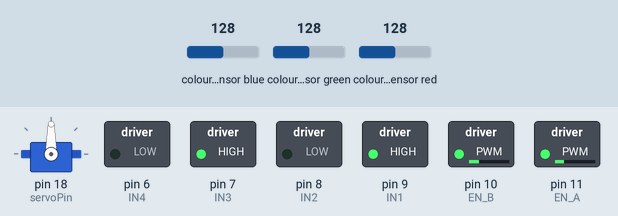
A sketch run on a simulated Arduino Uno, built with avr-gcc and run on an emulated ATmega328P. On the bench: servo, switched loads named in the sketch (green lamp = pin HIGH). Wiring (inferred from the names in the program): TCS3200 colour sensor: output pin 5; S2 pin 3; S3 pin 4; S1 pin 2. The test bench sets the inputs (shaded band); at power-on: colour sensor red 128, colour sensor blue 128, colour sensor green 128. Pins used as bus, display or sensor lines are not drawn; what the sketch prints to the serial monitor is not drawn.

Above: at 1.2 s.
1.3 s: colour sensor red set to 0
3.7 s: colour sensor red set to 5
At 5.4 s:
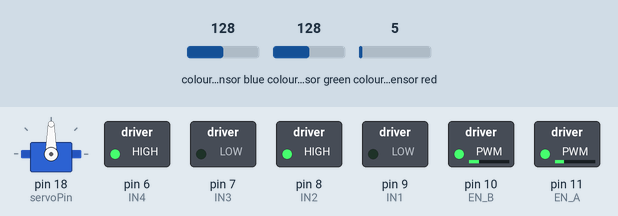
At 6.5 s:
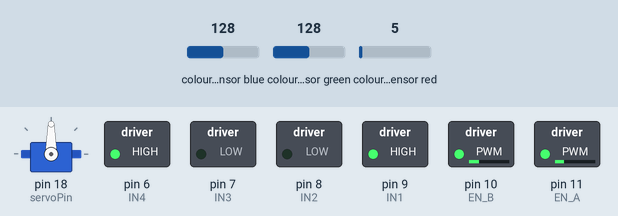
Timing chart, 0 to 9.0 s (numbered marks = the images above; inputs shaded):
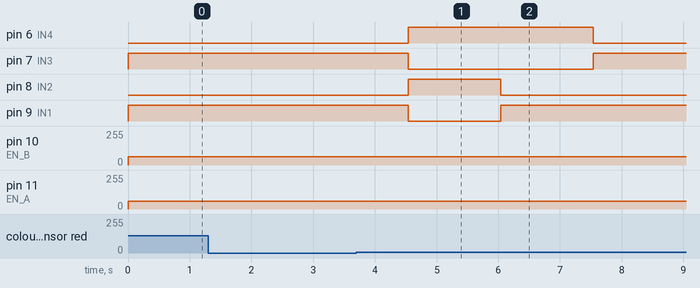

Measured:
- after the input at 1.3 s, every drawn part: stays the same
- after the input at 3.7 s, pin 6 (IN4): LOW → HIGH after 0.84 s, → LOW 3.0 s later; pin 7 (IN3): HIGH → LOW after 0.84 s, → HIGH 3.0 s later; pin 8 (IN2): LOW → HIGH after 0.84 s, → LOW 1.5 s later; pin 9 (IN1): HIGH → LOW after 0.84 s, → HIGH 1.5 s later

The sketch:

sketch_feb2a.ino
```cpp
#include <Servo.h>
#include <vector>

Servo myServo;

/*

DRIVE CONSTANTS

*/
const int EN_A = 11; // Enable pin for first motor
const int IN1 = 9;   // Control pin for first motor
const int IN2 = 8;   // Control pin for first motor
const int IN3 = 7;   // Control pin for second motor
const int IN4 = 6;   // Control pin for second motor
const int EN_B = 10; // Enable pin for second motor
const float MOTOR_POWER = 0.25;
const int ninety_time = 1500;
const float adj_const = 0.92;
const float speed_per_second = 40.72;

/*

ULTRASONIC CONSTANTS

*/
const int trigPin = 13;
const int echoPin = 12;
const float soundSpeed = 0.034;  // Speed of sound in cm/Âµs

/*

COLOR CONSTANTS

*/
const int s0 = 1;
const int s1 = 2;
const int s2 = 3;
const int s3 = 4;
const int outPin = 5;
const int oe = 0;

// Calibration Values
const int ref_black[] = {30, 17, 6};
const int ref_blue[] = {220, 255, 255};
const int ref_green[] = {225, 255, 240};
const int ref_red[] = {247, 244, 238};

int redPW = 0;
int greenPW = 0;
int bluePW = 0;

int redValue;
int greenValue;
int blueValue;

float avgRed = 0, avgGreen = 0, avgBlue = 0;
const float alpha = 0.33;  // Smoothing factor (adjustable for responsiveness)

/*

CLAW CONSTANTS

*/
const int servoPin = 18;
const int OPEN_POS = 60;
const int CLOSE_POS = 0;
const int STEP_DELAY = 20;
const int STEP_SIZE = 5;

void setup() {
  Serial.begin(9600);

  /*

  MOTOR INIT

  */
  pinMode(EN_A, OUTPUT);
  pinMode(IN1, OUTPUT);
  pinMode(IN2, OUTPUT);
  pinMode(IN3, OUTPUT);
  pinMode(IN4, OUTPUT);
  pinMode(EN_B, OUTPUT);

  /*

  ULTRASONIC INIT

  */
  pinMode(trigPin, OUTPUT);
  pinMode(echoPin, INPUT);

	/*

  COLOR INIT

  */
	pinMode(s0, OUTPUT);
	pinMode(s1, OUTPUT);
	pinMode(s2, OUTPUT);
	pinMode(s3, OUTPUT);

	// Set Pulse Width scaling to 20%
	digitalWrite(s0,HIGH);
	digitalWrite(s1,LOW);

	// Set Sensor output as input
	pinMode(outPin, INPUT);
  pinMode(oe, OUTPUT);
  digitalWrite(oe, LOW);

  /*

  SERVO INIT

  */
  myServo.attach(servoPin);
}
// helper jits

/*

ULTRASONIC HELPER

*/
float getDistance() {
    digitalWrite(trigPin, LOW);
    delayMicroseconds(2);
    digitalWrite(trigPin, HIGH);
    delayMicroseconds(10);
    digitalWrite(trigPin, LOW);

    long duration = pulseIn(echoPin, HIGH, 30000);  // Timeout to prevent lock-up
    return (duration == 0) ? -1 : (duration * soundSpeed) / 2;
}

/*

COLOR HELPER

*/

float calculateConfidence(int r, int g, int b, const int refRGB[], int tolerance = 50) {
    float score = 0;
    score += max(0, (1 - abs(r - refRGB[0]) / (float)tolerance));
    score += max(0, (1 - abs(g - refRGB[1]) / (float)tolerance));
    score += max(0, (1 - abs(b - refRGB[2]) / (float)tolerance));
    return (score / 3) * 100;  // Convert to percentage confidence
}

// Function to map pulse width to 0-255 range
int mapColor(int pw, int minPW, int maxPW) {
    return constrain(map(pw, minPW, maxPW, 255, 0), 0, 255);
}

// Function to read Red Pulse Widths
int getRedPW() {
	// Set sensor to read Red only
	digitalWrite(s2,LOW);
	digitalWrite(s3,LOW);
	// Define integer to represent Pulse Width
	int PW;
	// Read the output Pulse Width
	PW = pulseIn(outPin, LOW);
	// Return the value
	return PW;
}

// Function to read Green Pulse Widths
int getGreenPW() {
	// Set sensor to read Green only
	digitalWrite(s2,HIGH);
	digitalWrite(s3,HIGH);
	// Define integer to represent Pulse Width
	int PW;
	// Read the output Pulse Width
	PW = pulseIn(outPin, LOW);
	// Return the value
	return PW;
}

// Function to read Blue Pulse Widths
int getBluePW() {
	// Set sensor to read Blue only
	digitalWrite(s2,LOW);
	digitalWrite(s3,HIGH);
	// Define integer to represent Pulse Width
	int PW;
	// Read the output Pulse Width
	PW = pulseIn(outPin, LOW);
	// Return the value
	return PW;
}

/*

CLAW HELPER

*/
void openServo() {
    Serial.println("Opening Claw...");
    for (int pos = CLOSE_POS; pos <= OPEN_POS; pos += STEP_SIZE) {
        myServo.write(pos);
        delay(STEP_DELAY);
    }
}

// Function to Close Servo
void closeServo() {
    Serial.println("Closing Claw...");
    for (int pos = OPEN_POS; pos >= CLOSE_POS; pos -= STEP_SIZE) {
        myServo.write(pos);
        delay(STEP_DELAY);
    }
}

/*

GENERAL HELPER

*/

float calculateEMA(float newSample, float prevEMA, float alpha) {
    return alpha * newSample + (1 - alpha) * prevEMA;
}

// Timing variables
unsigned long lastColorUpdate = 0;
const unsigned long COLOR_UPDATE_INTERVAL = 150;  // Update interval (ms)

// Stable color tracking variables
String stableColor = "Unknown";   // Last confirmed stable color
String potentialColor = "Unknown"; // Color being evaluated
int stabilityCounter = 0;         // Number of consistent detections required
const int STABILITY_THRESHOLD = 5; // Number of times a color must be detected consecutively

std::vector<String> colorsSeen; // Vector to store detected stable colors
std::vector<int> times;
bool isDriving = true;
int timer = 0;

// Reverse & Turn Timing Variables
unsigned long reverseStartTime = 0;
unsigned long turnStartTime = 0;
unsigned long finalReverseStartTime = 0;

bool isDrivingInitially = true;
bool isReversing = false;
bool hasReversed = false;
bool isTurningLeft = false;
bool hasTurnedLeft = false;
bool isDrivingToRings = false;
bool hasCrossedRings = false;
bool isFinalReversing = false;
bool hasFinalReversed = false;
bool blackRingDetected = false;  // Track if a black ring has been detected
bool blackRingDetectionEnabled = false;  // Only enable black ring detection after turning left

int rings_to_cross = 0;
int stableColorsSinceTurn = 0;  // Track stable colors seen after turn
int offset = 500;  // Set the final reverse time in milliseconds


void updateColorNonBlocking() {
    if (millis() - lastColorUpdate >= COLOR_UPDATE_INTERVAL) {
        lastColorUpdate = millis();  // Reset timer

        int redPW = getRedPW();
        int greenPW = getGreenPW();
        int bluePW = getBluePW();

        // Map pulse width to 0-255 range
        int redValue = mapColor(redPW, 200, 920);
        int greenValue = mapColor(greenPW, 445, 1530);
        int blueValue = mapColor(bluePW, 370, 1360);

        // Apply EMA filtering
        avgRed = calculateEMA(redValue, avgRed, alpha);
        avgGreen = calculateEMA(greenValue, avgGreen, alpha);
        avgBlue = calculateEMA(blueValue, avgBlue, alpha);

        // Compute confidence scores
        float confBlack = calculateConfidence(avgRed, avgGreen, avgBlue, ref_black);
        float confBlue = calculateConfidence(avgRed, avgGreen, avgBlue, ref_blue);
        float confGreen = calculateConfidence(avgRed, avgGreen, avgBlue, ref_green);
        float confRed = calculateConfidence(avgRed, avgGreen, avgBlue, ref_red);

        // Determine the most confident color
        String detectedColor;
        float maxConfidence = max(confBlack, max(confBlue, max(confGreen, confRed)));

        if (maxConfidence == confBlack) detectedColor = "Black";
        else if (maxConfidence == confBlue) detectedColor = "Blue";
        else if (maxConfidence == confGreen) detectedColor = "Green";
        else detectedColor = "Red";

        // 🔹 Stabilization Logic 🔹
        if (detectedColor == potentialColor) {
            stabilityCounter++; // Increase stability counter if the color remains the same
        } else {
            potentialColor = detectedColor; // Reset potential color
            stabilityCounter = 1; // Reset stability count
        }

        // If the same color has been detected for STABILITY_THRESHOLD readings, confirm it
        if (stabilityCounter >= STABILITY_THRESHOLD && stableColor != potentialColor) {
            stableColor = potentialColor;  // Confirm new stable color

            colorsSeen.push_back(stableColor);
            times.push_back(millis());

            // **Check for black ring detection only AFTER turning left**
            if (blackRingDetectionEnabled && stableColor == "Black" && !blackRingDetected) {
                Serial.println("⚠️ Black Ring Detected AFTER Turn! Reversing Movement...");
                blackRingDetected = true;
                rings_to_cross = 5;  // Reset rings to cross to 5
                stableColorsSinceTurn = 0;  // Reset count
                drive("stop", 0);
                isDrivingToRings = false;
                driveUntilRingsCrossed();
            }

            // Track colors after turning to count rings crossed
            if (hasTurnedLeft && !hasCrossedRings) {
                stableColorsSinceTurn++;
                Serial.print("🎯 Rings Crossed: ");
                Serial.println(stableColorsSinceTurn);
            }

            Serial.print("🔹 New Stable Color Detected: ");
            Serial.println(stableColor);
        }
        // Serial.print("Detected Color: ");
        // Serial.print(detectedColor);
        // Serial.print(" | Confidence: ");
        // Serial.print(maxConfidence);
        // Serial.print("% | EMA RGB: R=");
        // Serial.print(avgRed);
        // Serial.print(", G=");
        // Serial.print(avgGreen);
        // Serial.print(", B=");
        // Serial.print(avgBlue);
        // Serial.print(" | Stability Count: ");
        // Serial.print(stabilityCounter);
        // Serial.print(" | Stable Color: ");
        // Serial.println(stableColor);
    }
}
// Function to Drive the Robot Forward
void driveStraight() {
    if (isDriving) {
        // Serial.println("🚗 Driving Forward...");
        drive("forward", MOTOR_POWER);  // Move at 50% speed
    } else {
        // Serial.println("🛑 Stopping!");
        drive("stop", 0);  // Stop the robot
    }
}


// Function to Check Stop Condition Based on Seen Colors
void checkStopCondition() {
    if (colorsSeen.size() >= 3) {
        if (colorsSeen.back() == colorsSeen[colorsSeen.size() - 3]) {
            Serial.println("🛑 Pattern Detected! Stopping Robot...");
            isDrivingInitially = false;
            timer = times[colorsSeen.size() - 1] - times[colorsSeen.size() - 3];
            Serial.print(timer);
            rings_to_cross = 7 - colorsSeen.size();
            isDriving = false;  // Stop moving
        }
    }
}

void printStoredColors() {
    Serial.print("Colors Seen: ");
    for (size_t i = 0; i < colorsSeen.size(); i++) {
        Serial.print(colorsSeen[i]);
        if (i < colorsSeen.size() - 1) Serial.print(", ");
    }
    Serial.println();
}


// **Modify drive logic to reverse movement when a black ring is detected AFTER TURN**
void drive(String direction, float speedFraction) {
    speedFraction = constrain(speedFraction, 0, 1);
    int speed = speedFraction * 255;

    // **Reverse all movements if black ring was detected after the turn**
    if (blackRingDetected) {
        if (direction == "forward") direction = "backward";
        else if (direction == "backward") direction = "forward";
        else if (direction == "left") direction = "right";
        else if (direction == "right") direction = "left";
    }

    if (direction == "forward") {
        digitalWrite(IN1, HIGH); digitalWrite(IN2, LOW);
        digitalWrite(IN3, HIGH); digitalWrite(IN4, LOW);
    } else if (direction == "backward") {
        digitalWrite(IN1, LOW); digitalWrite(IN2, HIGH);
        digitalWrite(IN3, LOW); digitalWrite(IN4, HIGH);
    } else if (direction == "left") {
        digitalWrite(IN1, HIGH); digitalWrite(IN2, LOW);
        digitalWrite(IN3, LOW); digitalWrite(IN4, HIGH);
    } else if (direction == "right") {
        digitalWrite(IN1, LOW); digitalWrite(IN2, HIGH);
        digitalWrite(IN3, HIGH); digitalWrite(IN4, LOW);
    } else {
        digitalWrite(IN1, LOW); digitalWrite(IN2, LOW);
        digitalWrite(IN3, LOW); digitalWrite(IN4, LOW);
        speed = 0;
    }

    int l_speed = speed * adj_const;
    int r_speed = speed;

    analogWrite(EN_A, l_speed);
    analogWrite(EN_B, r_speed);
}


void reverseForTime(unsigned long duration) {
    if (!isReversing) {
        Serial.println("🔄 Reversing...");
        drive("backward", MOTOR_POWER);  // Start reversing
        reverseStartTime = millis();  // Record reverse start time
        isReversing = true;
        //isDrivingInitially = false;
    }

    // Check if reverse duration has passed
    if (millis() - reverseStartTime >= duration) {
        Serial.println("🛑 Stopping Reverse...");
        drive("stop", 0);  // Stop after reverse duration
        isReversing = false;
        hasReversed = true;  // Ensure it only reverses once
    }
}

void turnLeftForTime(unsigned long duration) {
    if (!isTurningLeft) {
        Serial.println("↩️ Turning Left...");
        drive("left", MOTOR_POWER);  // Start turning left
        turnStartTime = millis();  // Record turn start time
        isTurningLeft = true;
    }

    // Check if turn duration has passed
    if (millis() - turnStartTime >= duration) {
        Serial.println("🛑 Stopping Turn...");
        drive("stop", 0);  // Stop turning
        isTurningLeft = false;
        hasTurnedLeft = true;  // Ensure it only turns once
    }
}

void driveUntilRingsCrossed() {
    if (!isDrivingToRings) {
        Serial.println(blackRingDetected ? "🚗 Driving in Reverse to Cross Rings..." : "🚗 Driving Forward to Cross Rings...");
        drive("forward", MOTOR_POWER);
        isDrivingToRings = true;
    }

    if (stableColorsSinceTurn >= rings_to_cross) {
        Serial.println("🏁 Crossed All Rings! Stopping...");
        drive("stop", 0);
        hasCrossedRings = true;
        isDrivingToRings = false;
    }
}


void finalReverse(unsigned long duration) {
    if (!isFinalReversing) {
        Serial.println("🔄 Final Reverse...");
        drive("backward", MOTOR_POWER);  // Start final reversing
        finalReverseStartTime = millis();  // Record start time
        isFinalReversing = true;
    }

    // Check if reverse duration has passed
    if (millis() - finalReverseStartTime >= duration) {
        Serial.println("🛑 Stopping Final Reverse...");
        drive("stop", 0);  // Stop after final reverse duration
        isFinalReversing = false;
        hasFinalReversed = true;  // Ensure it only reverses once
    }
}

void loop() {
    updateColorNonBlocking();  // Update colors independently
    if (timer == 0) checkStopCondition();  // Check if we need to stop

    if (isDrivingInitially) {
        driveStraight();  // Drive forward at the start
    } else if (!hasReversed && timer > 0) {
        reverseForTime(timer / 2);  // Reverse for half the detected time
    } else if (hasReversed && !hasTurnedLeft) {
        turnLeftForTime(ninety_time);  // Turn left for 90-degree turn
    } else if (hasTurnedLeft && !blackRingDetectionEnabled) {
        blackRingDetectionEnabled = true;  // Enable black ring detection AFTER turn
    } else if (hasTurnedLeft && !hasCrossedRings) {
        driveUntilRingsCrossed();  // Drive forward until rings are crossed
    } else if (hasCrossedRings && !hasFinalReversed) {
        finalReverse(offset);  // Drive backward for offset time
    }
    if (hasFinalReversed) {
      closeServo();
      openServo();
    }
    // Print colors every 5 seconds
    if (millis() % 5000 < 1) {
        printStoredColors();
    }
}
```
